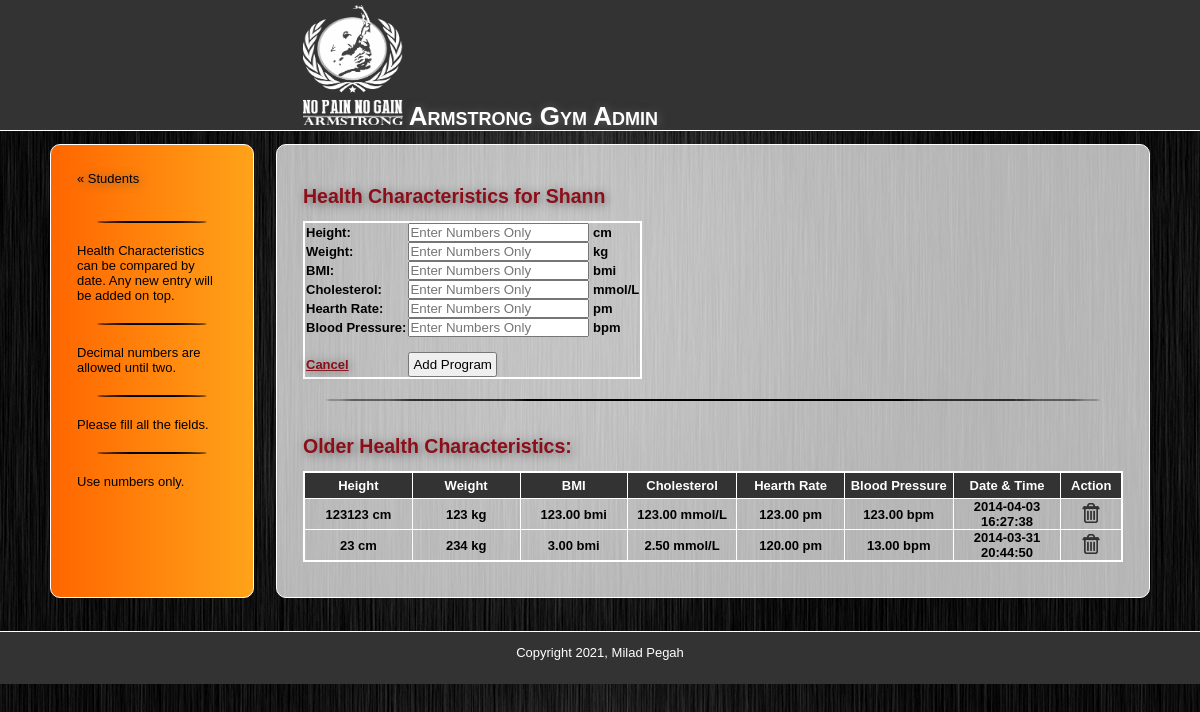
The app's page /new_health_profile.php?id=1 (signed in) with its own data.
### tables this page shows
CREATE TABLE `users` (
  `id` int NOT NULL AUTO_INCREMENT,
  `username` varchar(50) NOT NULL,
  `hashed_password` varchar(60) NOT NULL,
  `firstname` varchar(50) DEFAULT NULL,
  `lastname` varchar(50) DEFAULT NULL,
  `gender` varchar(20) DEFAULT NULL,
  `dob` varchar(20) DEFAULT NULL,
  `address` varchar(100) DEFAULT NULL,
  `city` varchar(20) DEFAULT NULL,
  `postcode` varchar(20) DEFAULT NULL,
  `email` varchar(50) DEFAULT NULL,
  `mobile` varchar(16) DEFAULT NULL,
  `goal` text,
  `picture` longblob,
  `admin` varchar(50) DEFAULT NULL,
  `freeze` tinyint(1) NOT NULL DEFAULT '1',
  PRIMARY KEY (`id`),
  UNIQUE KEY `username` (`username`) USING BTREE,
  KEY `admin` (`admin`),
  CONSTRAINT `users_ibfk_1` FOREIGN KEY (`admin`) REFERENCES `admins` (`username`) ON DELETE SET NULL ON UPDATE SET NULL
);

CREATE TABLE `health_char` (
  `id` int NOT NULL AUTO_INCREMENT,
  `user_id` int NOT NULL,
  `height` int DEFAULT NULL,
  `weight` int DEFAULT NULL,
  `bmi` double(11,2) DEFAULT NULL,
  `cholesterol` double(11,2) DEFAULT NULL,
  `heart_rate` double(11,2) DEFAULT NULL,
  `blood_pressure` double(11,2) DEFAULT NULL,
  `date` timestamp NULL DEFAULT CURRENT_TIMESTAMP ON UPDATE CURRENT_TIMESTAMP,
  PRIMARY KEY (`id`),
  KEY `user_id` (`user_id`),
  CONSTRAINT `health_char_ibfk_1` FOREIGN KEY (`user_id`) REFERENCES `users` (`id`) ON DELETE CASCADE ON UPDATE CASCADE
);

### includes/functions.php (called while the page is built, shortened)
<?php
function find_health_by_user_id($id) {
	global $connection;
	$query = "SELECT * ";
	$query .= "FROM health_char ";
	$query .= "WHERE user_id = {$id} ";
	$query .= "ORDER BY date DESC";
	$user_set = mysqli_query($connection, $query);
	return $user_set;
}
function find_member_by_id($user_id) {
	global $connection;
	$safe_user_id = mysqli_real_escape_string($connection, $user_id);
	$query = "SELECT * ";
	$query .= "FROM users ";
	$query .= "WHERE id = {$safe_user_id} ";
	$query .= "LIMIT 1";
	$user_set = mysqli_query($connection, $query);
	if ($user = mysqli_fetch_assoc($user_set)) {
		return $user;
	} else {
		return null;
	}
}

### public/new_health_profile.php (the view, shortened to what this page needs)
<?php require_once("../includes/db_connection.php"); ?>
<?php require_once("../includes/functions.php"); ?>
<?php
  $user = find_member_by_id($_GET["id"]);
  $health_set = find_health_by_user_id($_GET["id"]);
?>
<?php include("../includes/layouts/header.php"); ?>
<div id="main">
    <div id="navigation">
        <a href="manage_students.php">&laquo; Students</a>
        <br /><br />
        <hr />
        <p>Health Characteristics can be compared by date. Any new entry will be added on top.</p>
        <hr />
        <p>Decimal numbers are allowed until two.</p>
        <hr />
        <p>Please fill all the fields.</p>
        <hr />
        <p>Use numbers only.</p>
    </div>
    <div id="page"> <?php echo message(); ?>
        <h2>Health Characteristics for <?php echo ucfirst(htmlentities($user["username"])); ?></h2>
        <form action="new_health_profile.php?id=<?php echo urlencode($user["id"]); ?>" method="POST">
            <table>
                <tr>
                    <td>Height:</td>
                    <td><input type="text" name="height" value="" pattern="[0-9.0-9]+" placeholder="Enter Numbers Only" required/> cm</td>
                </tr>
                <tr>
                    <td>Weight:</td>
                    <td><input type="text" name="weight" value="" pattern="[0-9.0-9]+" placeholder="Enter Numbers Only" required/> kg</td>
                </tr>
                <tr>
                    <td>BMI:</td>
                    <td><input type="text" name="bmi" value="" pattern="[0-9.0-9]+" placeholder="Enter Numbers Only" required/> bmi</td>
                </tr>
                <tr>
                    <td>Cholesterol:</td>
                    <td><input type="text" name="cholesterol" value="" pattern="[0-9.0-9]+" placeholder="Enter Numbers Only" required/> mmol/L</td>
                </tr>
                <tr>
                    <td>Hearth Rate:</td>
                    <td><input type="text" name="heart_rate" value="" pattern="[0-9.0-9]+" placeholder="Enter Numbers Only" required/> pm</td>
                </tr>
                <tr>
                    <td>Blood Pressure:</td>
                    <td><input type="text" name="blood_pressure" value="" pattern="[0-9.0-9]+" placeholder="Enter Numbers Only" required/> bpm</td>
                </tr>
                <tr>
                    <td>&nbsp;</td>
                    <td>&nbsp;</td>
                </tr>
                <tr>
                    <td><a href="manage_students.php">Cancel</a></td>
                    <td><button type="submit" name="submit" value="Add Program" >Add Program</button></td>
                </tr>
            </table>
        </form>
        <hr />
        <h2>Older Health Characteristics:</h2>
        <table border="1" style="border-collapse:collapse; width: 100%;">
            <tr>
                <th style="width: 100px;">Height</th>
                <th style="width: 100px;">Weight</th>
                <th style="width: 100px;">BMI</th>
                <th style="width: 100px;">Cholesterol</th>
                <th style="width: 100px;">Hearth Rate</th>
                <th style="width: 100px;">Blood Pressure</th>
                <th style="width: 100px;">Date & Time</th>
                <th style="width: 50px;">Action</th>
            </tr>
            <?php while ($health = mysqli_fetch_assoc($health_set)) { ?>
                  <tr>
                      <td class="centered"><?php echo htmlentities($health["height"]); ?> cm</td>
                      <td class="centered"><?php echo htmlentities($health["weight"]); ?> kg</td>
                      <td class="centered"><?php echo htmlentities($health["bmi"]); ?> bmi</td>
                      <td class="centered"><?php echo htmlentities($health["cholesterol"]); ?> mmol/L</td>
                      <td class="centered"><?php echo htmlentities($health["heart_rate"]); ?> pm</td>
                      <td class="centered"><?php echo htmlentities($health["blood_pressure"]); ?> bpm</td>
                      <td class="centered"><?php echo htmlentities($health["date"]); ?></td>
                      <td class="centered">
                          <a href="delete_health.php?id=<?php echo urlencode($health["id"]); ?>" onclick="return confirm('Are you sure you want to delete?');">
                              <img src="images/delete-icon.png" alt="Delete">
                          </a>
                      </td>
                  </tr>
              <?php } ?>
        </table>
    </div>
</div>
<?php include("../includes/layouts/footer.php"); ?>

### public/stylesheets/public.css (style rules this page uses)
* { margin: 0; padding: 0; }
body { font-family: "Century Gothic", Tahoma, Helvetica, Arial, sans-serif; background-image: url(../images/gym.jpg); width: 100%; height: 100%; font-size: 13px; line-height: 15px; margin: 0 auto; min-width: 900px; }
img { border: none; }
button { padding: 3px; }
a { color: #8D0D19; text-shadow: 1px 1px 10px #666; }
#main { min-height: 500px; width: 1100px; margin: auto; }
#navigation { min-height: 400px; float: left; margin: 1em 0; padding: 2em; width: 150px; font-family: "Century Gothic", Tahoma, Helvetica, Arial, sans-serif; color: #000000; border: 1px solid white; -webkit-border-radius: 10px; -moz-border-radius: 10px; -o-border-radius: 10px; border-radius: 10px; background: -webkit-linear-gradient(270deg, #FFA319, #FF6600); background: -moz-linear-gradient(270deg, #FFA319, #FF6600); background: -o-linear-gradient(270deg, #FFA319, #FF6600); background: -ms-linear-gradient(270deg, #FFA319, #FF6600); background: linear-gradient(270deg, #FFA319, #FF6600); }
#navigation a { font-family: Helvetica, Arial, sans-serif; color: black; text-decoration: none; }
#page { margin: 1em 0; float: right; min-height: 400px; width: 820px; background-color: rgba(255,255,255, 0.7); padding: 2em; border: 1px solid white; -webkit-border-radius: 10px; -moz-border-radius: 10px; -o-border-radius: 10px; border-radius: 10px; }
#page h2 { color: #8D0D19; line-height: 50px; text-shadow: 2px 2px 10px #666; }
td { padding: 0 1px; font-weight: bold; }
th { background-color: #333333; color: #FFFFFF; padding: 5px; border: 1px solid white; }
table { border: 2px solid white; border-collapse: collapse; }
hr { margin: 20px; border: 1px black solid; -webkit-border-radius: 50%; -moz-border-radius: 50%; -o-border-radius: 50%; -ms-border-radius: 50%; border-radius: 50%; }
.centered { text-align: center; }
input { min-width: 150px; -webkit-transition: background-color .75s ease; -moz-transition: background-color .75s ease; -o-transition: background-color .75s ease; transition: background-color .75s ease; }

### records on screen
users: username "Shann"
health_char: height "123123", weight "123", bmi "123.00", cholesterol "123.00", heart_rate "123.00", blood_pressure "123.00", date "2014-04-03 16:27:38"
health_char: height "23", weight "234", bmi "3.00", cholesterol "2.50", heart_rate "120.00", blood_pressure "13.00", date "2014-03-31 20:44:50"
